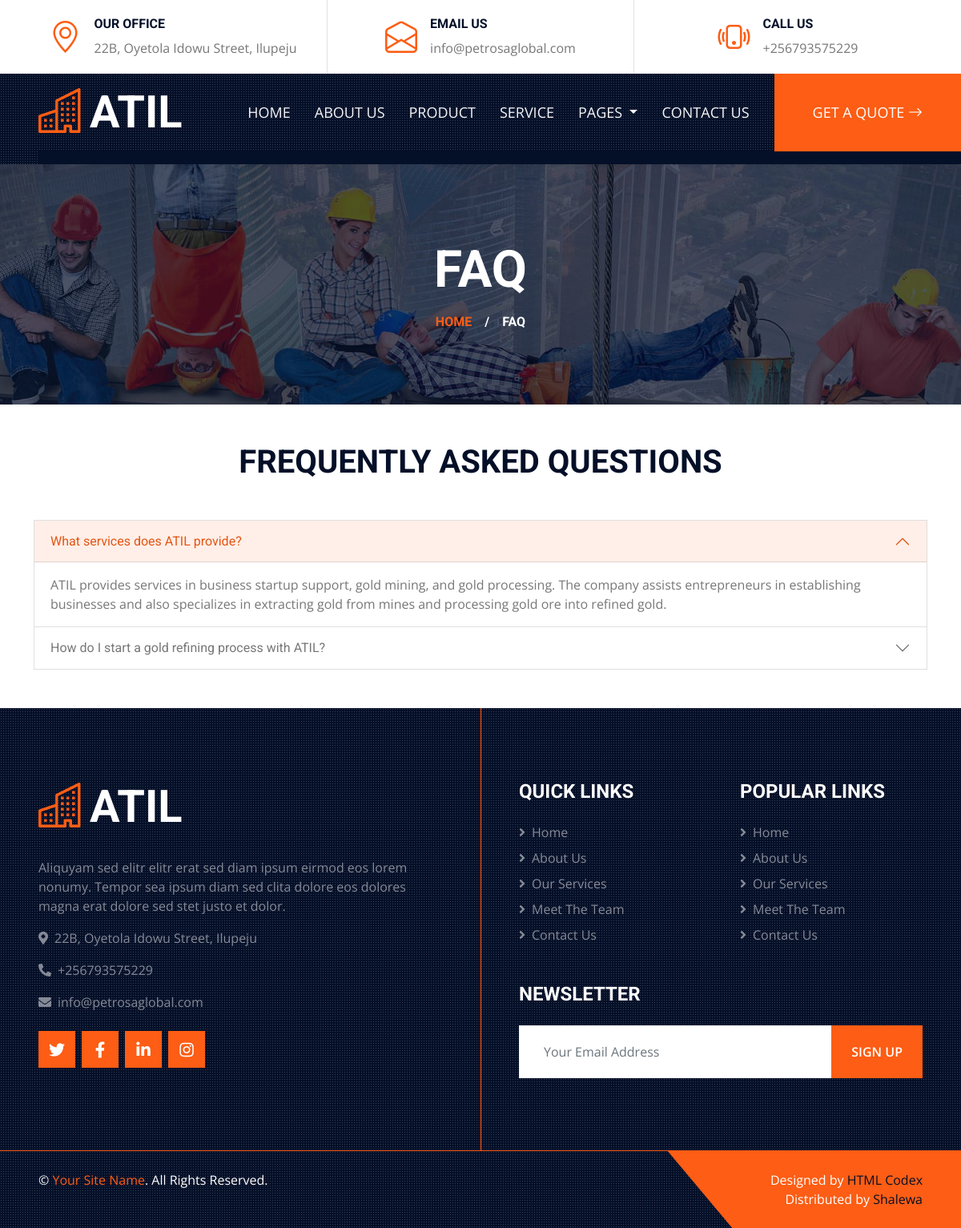
Screenshot of /faq/ with the database file from the repository.
### gold_app/models.py (models this page shows, shortened)
class FAQ(models.Model):
    question = models.CharField(max_length=255)
    answer = models.TextField()
    created_at = models.DateTimeField(auto_now_add=True)

### gold_app/views.py (the view)
# urls.py: path("faq/", views.faq, name="faq"),
def faq(request):
    faqs = FAQ.objects.all()
    return render(request, "faq.html", {"faqs": faqs})

### template/faq.html (shortened to what this page needs)
{% extends 'base.html' %}
{% load static %}
{% block content %}
    <div class="container-fluid page-header">
        <h1 class="display-3 text-uppercase text-white mb-3">FAQ</h1>
        <div class="d-inline-flex text-white">
            <h6 class="text-uppercase m-0"><a href="">Home</a></h6>
            <h6 class="text-white m-0 px-3">/</h6>
            <h6 class="text-uppercase text-white m-0">FAQ</h6>
        </div>
    </div>
<div class="container py-5">
    <div class="text-center mb-5">
        <h1 class="text-uppercase">Frequently Asked Questions</h1>
    </div>
    <div class="accordion" id="faqAccordion">
        {% for faq in faqs %}
        <div class="accordion-item">
            <h2 class="accordion-header" id="heading{{ forloop.counter }}">
                <button class="accordion-button {% if not forloop.first %}collapsed{% endif %}"
                        type="button"
                        data-bs-toggle="collapse"
                        data-bs-target="#collapse{{ forloop.counter }}">
                    {{ faq.question }}
                </button>
            </h2>
            <div id="collapse{{ forloop.counter }}"
                 class="accordion-collapse collapse {% if forloop.first %}show{% endif %}"
                 data-bs-parent="#faqAccordion">
                <div class="accordion-body">
                    {{ faq.answer }}
                </div>
            </div>
        </div>
        {% endfor %}
    </div>
</div>
{% endblock %}

### static/css/style.css (style rules this page uses)
:root { --primary: #FD5D14; --secondary: #FDBE33; --light: #F4F6F8; --dark: #040F28; }
.page-header { height: 300px; display: flex; flex-direction: column; align-items: center; justify-content: center; background: linear-gradient(rgba(4, 15, 40, .7), rgba(4, 15, 40, .7)), url(../img/carousel-1.jpg) center center no-repeat; background-size: cover; }

### rows the page displays
FAQ: question "What services does ATIL provide?", answer "ATIL provides services in business startup support, gold mining, and gold processing. The company assists entrepreneurs in establishing businesses and also specializes in extracting gold from mines and processing gold ore into refined gold."
FAQ: question "How do I start a gold refining process with ATIL?"
